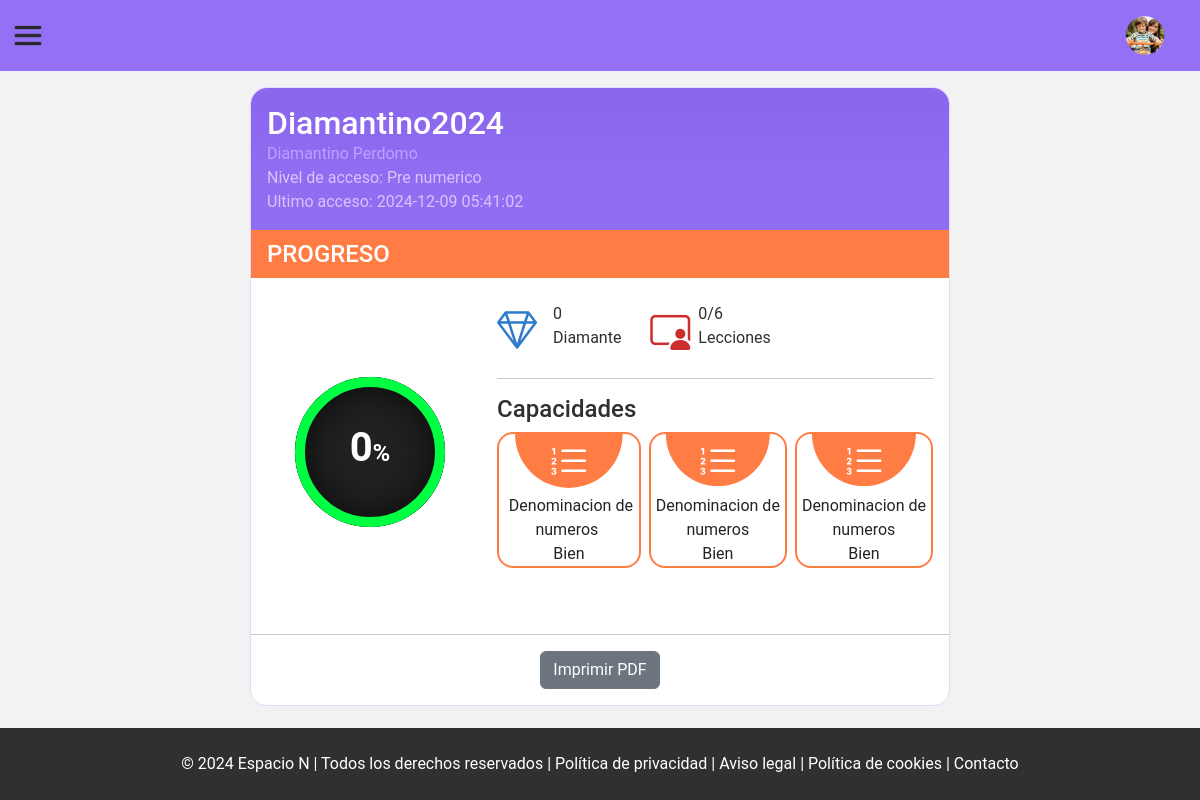
Page /view/admin/child/progress.php?id=11 (signed in) on the earlier database version.
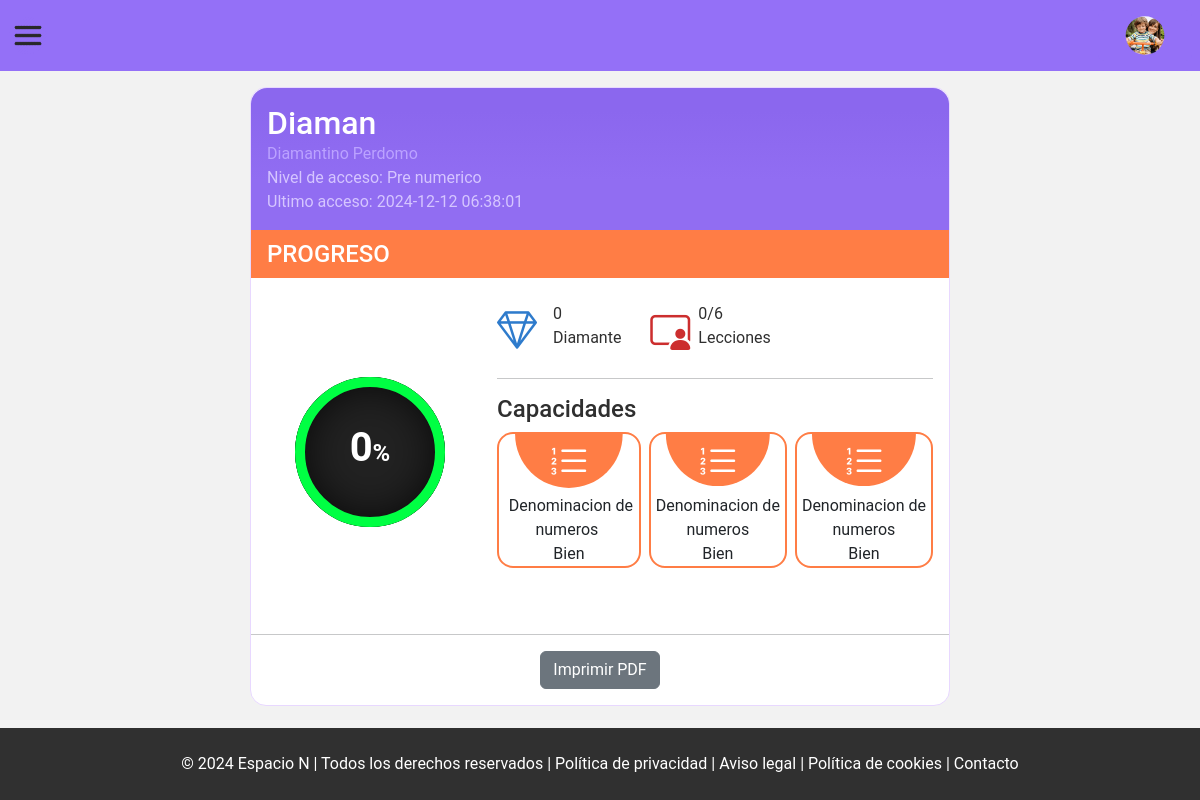
Same page on the later database version.
### tables this page shows
CREATE TABLE `usuarios` (
  `id_usuario` int(10) NOT NULL,
  `id_rol` int(10) NOT NULL,
  `usuario` varchar(15) DEFAULT NULL,
  `clave` varchar(8) DEFAULT NULL,
  `estado` bit(1) DEFAULT b'0',
  `permisos` bit(1) DEFAULT b'0',
  `fecha_hora_creacion` datetime DEFAULT NULL
);

CREATE TABLE `ninos` (
  `id_nino` int(10) NOT NULL,
  `id_genero` int(10) NOT NULL,
  `id_categoria_actividades` int(10) NOT NULL,
  `id_usuario` int(10) NOT NULL,
  `id_profesional` int(10) NOT NULL,
  `nombre` varchar(70) NOT NULL,
  `apellido` varchar(70) NOT NULL,
  `fecha_nacimiento` date DEFAULT NULL,
  `ultimo_acceso` datetime DEFAULT NULL
);

### view/admin/child/progress.php (the view, shortened to what the changed rows need)
<?php
function showInformationChild()
{
    include '../../../php/connectionBD.php';
    try {
        $id_child = $_GET["id"];
        $sqlChild = 'SELECT * from ninos WHERE id_nino=:id_child';
        $stmt01 = $pdo->prepare($sqlChild);
        $stmt01->bindParam(':id_child', $id_child, PDO::PARAM_INT);
        $stmt01->execute();
        $row = $stmt01->fetch(PDO::FETCH_ASSOC);
        $id_user = $row["id_usuario"];
        $sqlUser = 'SELECT * from usuarios WHERE id_usuario=:id_user';
        $stmt02 = $pdo->prepare($sqlUser);
        $stmt02->bindParam(':id_user', $id_user, PDO::PARAM_INT);
        $stmt02->execute();
        $row02 = $stmt02->fetch(PDO::FETCH_ASSOC);
        $sqlProgressDetalls = "SELECT porcentaje, total_diamantes FROM progresos WHERE id_usuario = :id_user";
        $queryProgress = $pdo->prepare($sqlProgressDetalls);
        $queryProgress->bindParam("id_user", $id_user, PDO::PARAM_INT);
        $queryProgress->execute();
        $row03 = $queryProgress->fetch(PDO::FETCH_ASSOC);
        $sqlCount = "SELECT COUNT(completado) as lecciones_completadas
        FROM estado_lecciones
        WHERE completado = 'completado'
        AND id_usuario = :id_user";
        $queryCount = $pdo->prepare($sqlCount);
        $queryCount->bindParam("id_user", $id_user, PDO::PARAM_INT);
        $queryCount->execute();
        $lecciones_completadas = $queryCount->fetch(PDO::FETCH_ASSOC);
        switch ($row["id_categoria_actividades"]) {
            case '1':
                $accessLevel = 'Pre numerico';
                break;
        }
        $gems = $row03["total_diamantes"];
        if ($row03["total_diamantes"] > 0) {
            $countgem = "  <span>$gems </span>
                                <span>Diamantes</span>
                            </span> ";
        } else {
            $countgem = "  <span> $gems </span>
                                <span>Diamante</span>
                            </span> ";
        }
        echo '<div class="d-flex align-items-center justify-content-between">';
        echo "<div class=''>";
        echo "<h2 class='user m-0'> " . $row02["usuario"] . "</h1>";
        echo "<div class='informationUser'>";
        echo "<span class='titleComplete'> " . $row["nombre"] . " " . $row["apellido"] . "</span><br>";
        echo "<span> Nivel de acceso: " . $accessLevel . " </span>";
        echo "<br>";
        echo "<span> Ultimo acceso: " . $row["ultimo_acceso"] . " </span>";
        echo "<br>";
        echo " </div>
                </div>";
        echo '  </div>
            <div>
                <div class="row ContainerProgress">
                    <div class="col-4">
                        <div class="container">
                            <div class="card">
                                <div class="box">
                                    <div class="percent">
                                        <svg>
                                            <circle cx="70" cy="70" r="70"></circle>
                                            <circle cx="70" cy="70" r="70"
                                                style="
                                                : calc(440 - (440 * ' . $row03["porcentaje"] . ') / 100);
                                                -webkit-stroke-dashoffset: calc(440 - (440 * ' . $row03["porcentaje"] . ') / 100);
                                                -moz-stroke-dashoffset: calc(440 - (440 * ' . $row03["porcentaje"] . ') / 100);
                                                "
                                                ></circle>
                                            <div class="num">
                                                <h2> ' . $row03["porcentaje"] . '<span>%</span></h2>
                                            </div>
                                        </svg>
                                    </div>
                                </div>
                            </div>
                        </div>
                    </div>
                                        '. $countgem.'
                                        ' . $lecciones_completadas["lecciones_completadas"] . '/6
                </div><hr>
                    <input type="hidden" name="id_nino" value="' . $id_child . '">
            </div>
';
    } catch (PDOException $ex) {
        echo 'Sucedio un error: ' . $ex;
    }
}
?>
<!DOCTYPE html>
<html lang="es">
<head>
    <link href="https://cdn.jsdelivr.net/npm/bootstrap@5.3.3/dist/css/bootstrap.min.css" rel="stylesheet"
>
    <link rel="stylesheet" href="https://cdn.jsdelivr.net/npm/bootstrap-icons@1.11.3/font/bootstrap-icons.min.css">
    <link rel="stylesheet" href="../../../css/reset.css">
    <link rel="stylesheet" href="../../../css/components/offcanvas.css">
    <link rel="stylesheet" href="../../../css/components/header.css">
    <link rel="stylesheet" href="../../../css/components/semanticTag.css">
    <link rel="stylesheet" href="../../../css/admin/addAndModifyChild.css">
    <link rel="stylesheet" href="../../../css/user/profile.css">
</head>
<body>
    <main class='align-items-start'>
        <div class="content">
            <?php
            showInformationChild();
            ?>
    </main>
</body>
</html>

Differences in the rows shown:
changed usuarios: usuario "Diamantino2024" → "Diaman"
changed ninos "Diamantino": ultimo_acceso "2024-12-09 05:41:02" → "2024-12-12 06:38:01"
